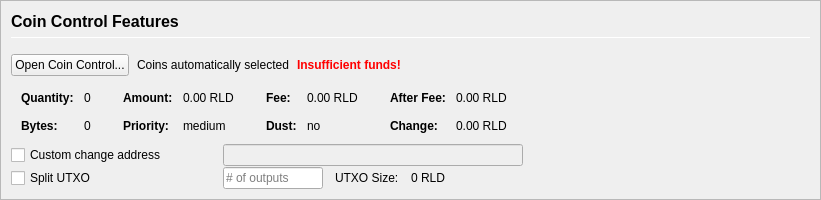
         <widget class="QFrame" name="frameCoinControl">
          <property name="sizePolicy">
           <sizepolicy hsizetype="Expanding" vsizetype="Expanding">
            <horstretch>0</horstretch>
            <verstretch>0</verstretch>
           </sizepolicy>
          </property>
          <property name="maximumSize">
           <size>
            <width>16777215</width>
            <height>16777215</height>
           </size>
          </property>
          <property name="frameShape">
           <enum>QFrame::StyledPanel</enum>
          </property>
          <property name="frameShadow">
           <enum>QFrame::Sunken</enum>
          </property>
          <layout class="QVBoxLayout" name="verticalLayoutCoinControl2">
           <property name="spacing">
            <number>0</number>
           </property>
           <property name="leftMargin">
            <number>0</number>
           </property>
           <property name="topMargin">
            <number>0</number>
           </property>
           <property name="rightMargin">
            <number>0</number>
           </property>
           <property name="bottomMargin">
            <number>0</number>
           </property>
           <item>
            <widget class="QFrame" name="frameCoinControl_BG">
             <layout class="QVBoxLayout" name="verticalLayoutCoinControl" stretch="0,0,0,0,0,0">
              <property name="spacing">
               <number>1</number>
              </property>
              <property name="leftMargin">
               <number>10</number>
              </property>
              <property name="topMargin">
               <number>10</number>
              </property>
              <item>
               <layout class="QHBoxLayout" name="horizontalLayoutCoinControl1">
                <property name="bottomMargin">
                 <number>15</number>
                </property>
                <item>
                 <layout class="QVBoxLayout" name="verticalLayout_3">
                  <property name="spacing">
                   <number>6</number>
                  </property>
                  <item>
                   <widget class="QLabel" name="labelCoinControlFeatures">
                    <property name="sizePolicy">
                     <sizepolicy hsizetype="Preferred" vsizetype="Maximum">
                      <horstretch>0</horstretch>
                      <verstretch>0</verstretch>
                     </sizepolicy>
                    </property>
                    <property name="minimumSize">
                     <size>
                      <width>0</width>
                      <height>20</height>
                     </size>
                    </property>
                    <property name="font">
                     <font>
                      <pointsize>12</pointsize>
                      <weight>75</weight>
                      <bold>true</bold>
                     </font>
                    </property>
                    <property name="styleSheet">
                     <string notr="true">font-weight:bold;</string>
                    </property>
                    <property name="text">
                     <string>Coin Control Features</string>
                    </property>
                   </widget>
                  </item>
                  <item>
                   <widget class="Line" name="line">
                    <property name="minimumSize">
                     <size>
                      <width>0</width>
                      <height>1</height>
                     </size>
                    </property>
                    <property name="maximumSize">
                     <size>
                      <width>16777215</width>
                      <height>1</height>
                     </size>
                    </property>
                    <property name="orientation">
                     <enum>Qt::Horizontal</enum>
                    </property>
                   </widget>
                  </item>
                 </layout>
                </item>
               </layout>
              </item>
              <item>
               <layout class="QHBoxLayout" name="horizontalLayoutCoinControl2" stretch="0,0,0,0">
                <property name="spacing">
                 <number>8</number>
                </property>
                <property name="bottomMargin">
                 <number>10</number>
                </property>
                <item>
                 <widget class="QPushButton" name="pushButtonCoinControl">
                  <property name="styleSheet">
                   <string notr="true"/>
                  </property>
                  <property name="text">
                   <string>Open Coin Control...</string>
                  </property>
                  <property name="autoDefault">
                   <bool>false</bool>
                  </property>
                 </widget>
                </item>
                <item>
                 <widget class="QLabel" name="labelCoinControlAutomaticallySelected">
                  <property name="text">
                   <string>Coins automatically selected</string>
                  </property>
                  <property name="margin">
                   <number>5</number>
                  </property>
                 </widget>
                </item>
                <item>
                 <widget class="QLabel" name="labelCoinControlInsuffFunds">
                  <property name="font">
                   <font>
                    <weight>75</weight>
                    <bold>true</bold>
                   </font>
                  </property>
                  <property name="styleSheet">
                   <string notr="true">color:red;font-weight:bold;</string>
                  </property>
                  <property name="text">
                   <string>Insufficient funds!</string>
                  </property>
                  <property name="margin">
                   <number>5</number>
                  </property>
                 </widget>
                </item>
                <item>
                 <spacer name="horizontalSpacerCoinControl">
                  <property name="orientation">
                   <enum>Qt::Horizontal</enum>
                  </property>
                  <property name="sizeHint" stdset="0">
                   <size>
                    <width>40</width>
                    <height>1</height>
                   </size>
                  </property>
                 </spacer>
                </item>
               </layout>
              </item>
              <item>
               <widget class="QWidget" name="widgetCoinControl" native="true">
                <property name="sizePolicy">
                 <sizepolicy hsizetype="Preferred" vsizetype="Preferred">
                  <horstretch>0</horstretch>
                  <verstretch>0</verstretch>
                 </sizepolicy>
                </property>
                <property name="minimumSize">
                 <size>
                  <width>0</width>
                  <height>0</height>
                 </size>
                </property>
                <property name="styleSheet">
                 <string notr="true"/>
                </property>
                <layout class="QHBoxLayout" name="horizontalLayoutCoinControl5">
                 <property name="leftMargin">
                  <number>0</number>
                 </property>
                 <property name="topMargin">
                  <number>0</number>
                 </property>
                 <property name="rightMargin">
                  <number>0</number>
                 </property>
                 <property name="bottomMargin">
                  <number>0</number>
                 </property>
                 <item>
                  <layout class="QHBoxLayout" name="horizontalLayoutCoinControl3" stretch="0,0,0,1">
                   <property name="spacing">
                    <number>20</number>
                   </property>
                   <property name="topMargin">
                    <number>0</number>
                   </property>
                   <property name="bottomMargin">
                    <number>10</number>
                   </property>
                   <item>
                    <layout class="QFormLayout" name="formLayoutCoinControl1">
                     <property name="horizontalSpacing">
                      <number>10</number>
                     </property>
                     <property name="verticalSpacing">
                      <number>14</number>
                     </property>
                     <property name="leftMargin">
                      <number>10</number>
                     </property>
                     <property name="topMargin">
                      <number>4</number>
                     </property>
                     <property name="rightMargin">
                      <number>6</number>
                     </property>
                     <item row="0" column="0">
                      <widget class="QLabel" name="labelCoinControlQuantityText">
                       <property name="font">
                        <font>
                         <weight>75</weight>
                         <bold>true</bold>
                        </font>
                       </property>
                       <property name="text">
                        <string>Quantity:</string>
                       </property>
                       <property name="margin">
                        <number>0</number>
                       </property>
                      </widget>
                     </item>
                     <item row="0" column="1">
                      <widget class="QLabel" name="labelCoinControlQuantity">
                       <property name="cursor">
                        <cursorShape>IBeamCursor</cursorShape>
                       </property>
                       <property name="contextMenuPolicy">
                        <enum>Qt::ActionsContextMenu</enum>
                       </property>
                       <property name="text">
                        <string notr="true">0</string>
                       </property>
                       <property name="margin">
                        <number>0</number>
                       </property>
                       <property name="textInteractionFlags">
                        <set>Qt::LinksAccessibleByMouse|Qt::TextSelectableByKeyboard|Qt::TextSelectableByMouse</set>
                       </property>
                      </widget>
                     </item>
                     <item row="1" column="0">
                      <widget class="QLabel" name="labelCoinControlBytesText">
                       <property name="font">
                        <font>
                         <weight>75</weight>
                         <bold>true</bold>
                        </font>
                       </property>
                       <property name="text">
                        <string>Bytes:</string>
                       </property>
                      </widget>
                     </item>
                     <item row="1" column="1">
                      <widget class="QLabel" name="labelCoinControlBytes">
                       <property name="cursor">
                        <cursorShape>IBeamCursor</cursorShape>
                       </property>
                       <property name="contextMenuPolicy">
                        <enum>Qt::ActionsContextMenu</enum>
                       </property>
                       <property name="text">
                        <string notr="true">0</string>
                       </property>
                       <property name="textInteractionFlags">
                        <set>Qt::LinksAccessibleByMouse|Qt::TextSelectableByKeyboard|Qt::TextSelectableByMouse</set>
                       </property>
                      </widget>
                     </item>
                    </layout>
                   </item>
                   <item>
                    <layout class="QFormLayout" name="formLayoutCoinControl2">
                     <property name="horizontalSpacing">
                      <number>10</number>
                     </property>
                     <property name="verticalSpacing">
                      <number>14</number>
                     </property>
                     <property name="leftMargin">
                      <number>6</number>
                     </property>
                     <property name="topMargin">
                      <number>4</number>
                     </property>
                     <property name="rightMargin">
                      <number>6</number>
                     </property>
                     <item row="0" column="0">
                      <widget class="QLabel" name="labelCoinControlAmountText">
                       <property name="font">
                        <font>
                         <weight>75</weight>
                         <bold>true</bold>
                        </font>
                       </property>
                       <property name="text">
                        <string>Amount:</string>
                       </property>
                       <property name="margin">
                        <number>0</number>
                       </property>
                      </widget>
                     </item>
                     <item row="0" column="1">
                      <widget class="QLabel" name="labelCoinControlAmount">
                       <property name="cursor">
                        <cursorShape>IBeamCursor</cursorShape>
                       </property>
                       <property name="contextMenuPolicy">
                        <enum>Qt::ActionsContextMenu</enum>
                       </property>
                       <property name="text">
                        <string notr="true">0.00 RLD</string>
                       </property>
                       <property name="textInteractionFlags">
                        <set>Qt::LinksAccessibleByMouse|Qt::TextSelectableByKeyboard|Qt::TextSelectableByMouse</set>
                       </property>
                      </widget>
                     </item>
                     <item row="1" column="0">
                      <widget class="QLabel" name="labelCoinControlPriorityText">
                       <property name="font">
                        <font>
                         <weight>75</weight>
                         <bold>true</bold>
                        </font>
                       </property>
                       <property name="text">
                        <string>Priority:</string>
                       </property>
                      </widget>
                     </item>
                     <item row="1" column="1">
                      <widget class="QLabel" name="labelCoinControlPriority">
                       <property name="cursor">
                        <cursorShape>IBeamCursor</cursorShape>
                       </property>
                       <property name="contextMenuPolicy">
                        <enum>Qt::ActionsContextMenu</enum>
                       </property>
                       <property name="text">
                        <string>medium</string>
                       </property>
                       <property name="textInteractionFlags">
                        <set>Qt::LinksAccessibleByMouse|Qt::TextSelectableByKeyboard|Qt::TextSelectableByMouse</set>
                       </property>
                      </widget>
                     </item>
                    </layout>
                   </item>
                   <item>
                    <layout class="QFormLayout" name="formLayoutCoinControl3">
                     <property name="horizontalSpacing">
                      <number>10</number>
                     </property>
                     <property name="verticalSpacing">
                      <number>14</number>
                     </property>
                     <property name="leftMargin">
                      <number>6</number>
                     </property>
                     <property name="topMargin">
                      <number>4</number>
                     </property>
                     <property name="rightMargin">
                      <number>6</number>
                     </property>
                     <item row="0" column="0">
                      <widget class="QLabel" name="labelCoinControlFeeText">
                       <property name="font">
                        <font>
                         <weight>75</weight>
                         <bold>true</bold>
                        </font>
                       </property>
                       <property name="text">
                        <string>Fee:</string>
                       </property>
                       <property name="margin">
                        <number>0</number>
                       </property>
                      </widget>
                     </item>
                     <item row="0" column="1">
                      <widget class="QLabel" name="labelCoinControlFee">
                       <property name="cursor">
                        <cursorShape>IBeamCursor</cursorShape>
                       </property>
                       <property name="contextMenuPolicy">
                        <enum>Qt::ActionsContextMenu</enum>
                       </property>
                       <property name="text">
                        <string notr="true">0.00 RLD</string>
                       </property>
                       <property name="textInteractionFlags">
                        <set>Qt::LinksAccessibleByMouse|Qt::TextSelectableByKeyboard|Qt::TextSelectableByMouse</set>
                       </property>
                      </widget>
                     </item>
                     <item row="1" column="0">
                      <widget class="QLabel" name="labelCoinControlLowOutputText">
                       <property name="font">
                        <font>
                         <weight>75</weight>
                         <bold>true</bold>
                        </font>
                       </property>
                       <property name="text">
                        <string>Dust:</string>
                       </property>
                      </widget>
                     </item>
                     <item row="1" column="1">
                      <widget class="QLabel" name="labelCoinControlLowOutput">
                       <property name="cursor">
                        <cursorShape>IBeamCursor</cursorShape>
                       </property>
                       <property name="contextMenuPolicy">
                        <enum>Qt::ActionsContextMenu</enum>
                       </property>
                       <property name="text">
                        <string>no</string>
                       </property>
                       <property name="textInteractionFlags">
                        <set>Qt::LinksAccessibleByMouse|Qt::TextSelectableByKeyboard|Qt::TextSelectableByMouse</set>
                       </property>
                      </widget>
                     </item>
                    </layout>
                   </item>
                   <item>
                    <layout class="QFormLayout" name="formLayoutCoinControl4">
                     <property name="horizontalSpacing">
                      <number>10</number>
                     </property>
                     <property name="verticalSpacing">
                      <number>14</number>
                     </property>
                     <property name="leftMargin">
                      <number>6</number>
                     </property>
                     <property name="topMargin">
                      <number>4</number>
                     </property>
                     <property name="rightMargin">
                      <number>6</number>
                     </property>
                     <item row="0" column="0">
                      <widget class="QLabel" name="labelCoinControlAfterFeeText">
                       <property name="font">
                        <font>
                         <weight>75</weight>
                         <bold>true</bold>
                        </font>
                       </property>
                       <property name="text">
                        <string>After Fee:</string>
                       </property>
                       <property name="margin">
                        <number>0</number>
                       </property>
                      </widget>
                     </item>
                     <item row="0" column="1">
                      <widget class="QLabel" name="labelCoinControlAfterFee">
                       <property name="cursor">
                        <cursorShape>IBeamCursor</cursorShape>
                       </property>
                       <property name="contextMenuPolicy">
                        <enum>Qt::ActionsContextMenu</enum>
                       </property>
                       <property name="text">
                        <string notr="true">0.00 RLD</string>
                       </property>
                       <property name="textInteractionFlags">
                        <set>Qt::LinksAccessibleByMouse|Qt::TextSelectableByKeyboard|Qt::TextSelectableByMouse</set>
                       </property>
                      </widget>
                     </item>
                     <item row="1" column="0">
                      <widget class="QLabel" name="labelCoinControlChangeText">
                       <property name="font">
                        <font>
                         <weight>75</weight>
                         <bold>true</bold>
                        </font>
                       </property>
                       <property name="text">
                        <string>Change:</string>
                       </property>
                      </widget>
                     </item>
                     <item row="1" column="1">
                      <widget class="QLabel" name="labelCoinControlChange">
                       <property name="cursor">
                        <cursorShape>IBeamCursor</cursorShape>
                       </property>
                       <property name="contextMenuPolicy">
                        <enum>Qt::ActionsContextMenu</enum>
                       </property>
                       <property name="text">
                        <string notr="true">0.00 RLD</string>
                       </property>
                       <property name="textInteractionFlags">
                        <set>Qt::LinksAccessibleByMouse|Qt::TextSelectableByKeyboard|Qt::TextSelectableByMouse</set>
                       </property>
                      </widget>
                     </item>
                    </layout>
                   </item>
                  </layout>
                 </item>
                </layout>
               </widget>
              </item>
              <item>
               <layout class="QHBoxLayout" name="horizontalLayoutCoinControl4">
                <property name="spacing">
                 <number>12</number>
                </property>
                <property name="sizeConstraint">
                 <enum>QLayout::SetDefaultConstraint</enum>
                </property>
                <property name="topMargin">
                 <number>0</number>
                </property>
                <property name="rightMargin">
                 <number>0</number>
                </property>
                <item>
                 <widget class="QCheckBox" name="checkBoxCoinControlChange">
                  <property name="sizePolicy">
                   <sizepolicy hsizetype="Preferred" vsizetype="Preferred">
                    <horstretch>0</horstretch>
                    <verstretch>0</verstretch>
                   </sizepolicy>
                  </property>
                  <property name="minimumSize">
                   <size>
                    <width>200</width>
                    <height>0</height>
                   </size>
                  </property>
                  <property name="maximumSize">
                   <size>
                    <width>200</width>
                    <height>16777215</height>
                   </size>
                  </property>
                  <property name="toolTip">
                   <string>If this is activated, but the change address is empty or invalid, change will be sent to a newly generated address.</string>
                  </property>
                  <property name="text">
                   <string>Custom change address</string>
                  </property>
                 </widget>
                </item>
                <item>
                 <widget class="QValidatedLineEdit" name="lineEditCoinControlChange">
                  <property name="enabled">
                   <bool>false</bool>
                  </property>
                  <property name="sizePolicy">
                   <sizepolicy hsizetype="Preferred" vsizetype="Preferred">
                    <horstretch>0</horstretch>
                    <verstretch>0</verstretch>
                   </sizepolicy>
                  </property>
                  <property name="minimumSize">
                   <size>
                    <width>300</width>
                    <height>0</height>
                   </size>
                  </property>
                 </widget>
                </item>
                <item>
                 <widget class="QLabel" name="labelCoinControlChangeLabel">
                  <property name="sizePolicy">
                   <sizepolicy hsizetype="Preferred" vsizetype="Preferred">
                    <horstretch>0</horstretch>
                    <verstretch>0</verstretch>
                   </sizepolicy>
                  </property>
                  <property name="minimumSize">
                   <size>
                    <width>100</width>
                    <height>0</height>
                   </size>
                  </property>
                  <property name="text">
                   <string/>
                  </property>
                  <property name="margin">
                   <number>3</number>
                  </property>
                 </widget>
                </item>
               </layout>
              </item>
              <item>
               <layout class="QHBoxLayout" name="horizontalLayoutCoinControl6">
                <property name="spacing">
                 <number>12</number>
                </property>
                <property name="rightMargin">
                 <number>0</number>
                </property>
                <item>
                 <widget class="QCheckBox" name="splitBlockCheckBox">
                  <property name="sizePolicy">
                   <sizepolicy hsizetype="Preferred" vsizetype="Preferred">
                    <horstretch>0</horstretch>
                    <verstretch>0</verstretch>
                   </sizepolicy>
                  </property>
                  <property name="minimumSize">
                   <size>
                    <width>200</width>
                    <height>0</height>
                   </size>
                  </property>
                  <property name="maximumSize">
                   <size>
                    <width>200</width>
                    <height>16777215</height>
                   </size>
                  </property>
                  <property name="text">
                   <string>Split UTXO</string>
                  </property>
                 </widget>
                </item>
                <item>
                 <widget class="QLineEdit" name="splitBlockLineEdit">
                  <property name="sizePolicy">
                   <sizepolicy hsizetype="Preferred" vsizetype="Preferred">
                    <horstretch>50</horstretch>
                    <verstretch>0</verstretch>
                   </sizepolicy>
                  </property>
                  <property name="minimumSize">
                   <size>
                    <width>100</width>
                    <height>0</height>
                   </size>
                  </property>
                  <property name="maximumSize">
                   <size>
                    <width>100</width>
                    <height>16777215</height>
                   </size>
                  </property>
                  <property name="placeholderText">
                   <string># of outputs</string>
                  </property>
                 </widget>
                </item>
                <item>
                 <widget class="QLabel" name="labelBlockSizeText">
                  <property name="text">
                   <string>UTXO Size:</string>
                  </property>
                 </widget>
                </item>
                <item>
                 <widget class="QLabel" name="labelBlockSize">
                  <property name="text">
                   <string>0 RLD</string>
                  </property>
                 </widget>
                </item>
                <item>
                 <spacer name="horizontalSpacer_7">
                  <property name="orientation">
                   <enum>Qt::Horizontal</enum>
                  </property>
                  <property name="sizeHint" stdset="0">
                   <size>
                    <width>40</width>
                    <height>20</height>
                   </size>
                  </property>
                 </spacer>
                </item>
               </layout>
              </item>
              <item>
               <spacer name="verticalSpacerCoinControl">
                <property name="orientation">
                 <enum>Qt::Vertical</enum>
                </property>
                <property name="sizeHint" stdset="0">
                 <size>
                  <width>800</width>
                  <height>1</height>
                 </size>
                </property>
               </spacer>
              </item>
             </layout>
            </widget>
           </item>
          </layout>
         </widget>
